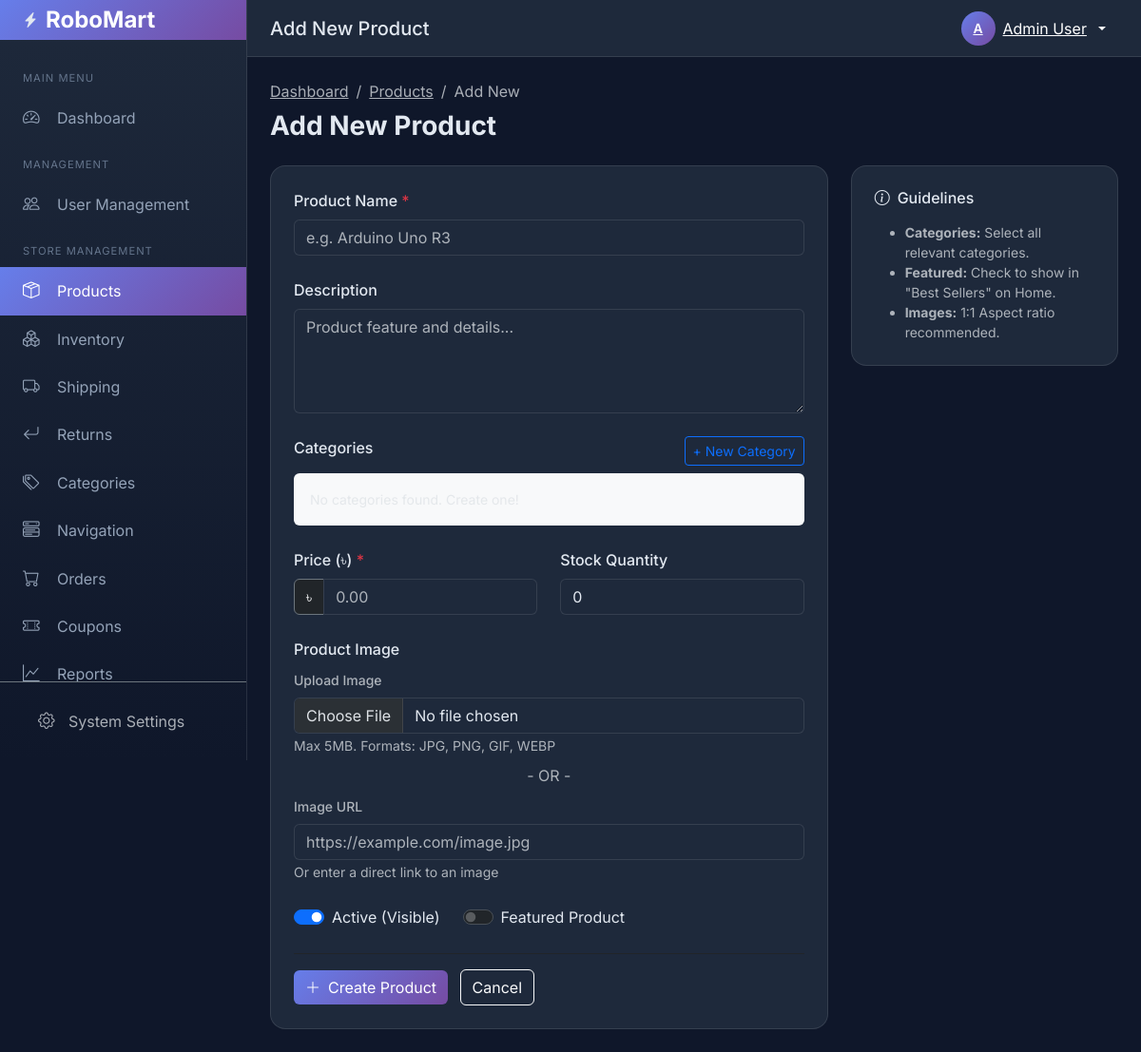
The app's page /backend/products/add.php (signed in), older data.
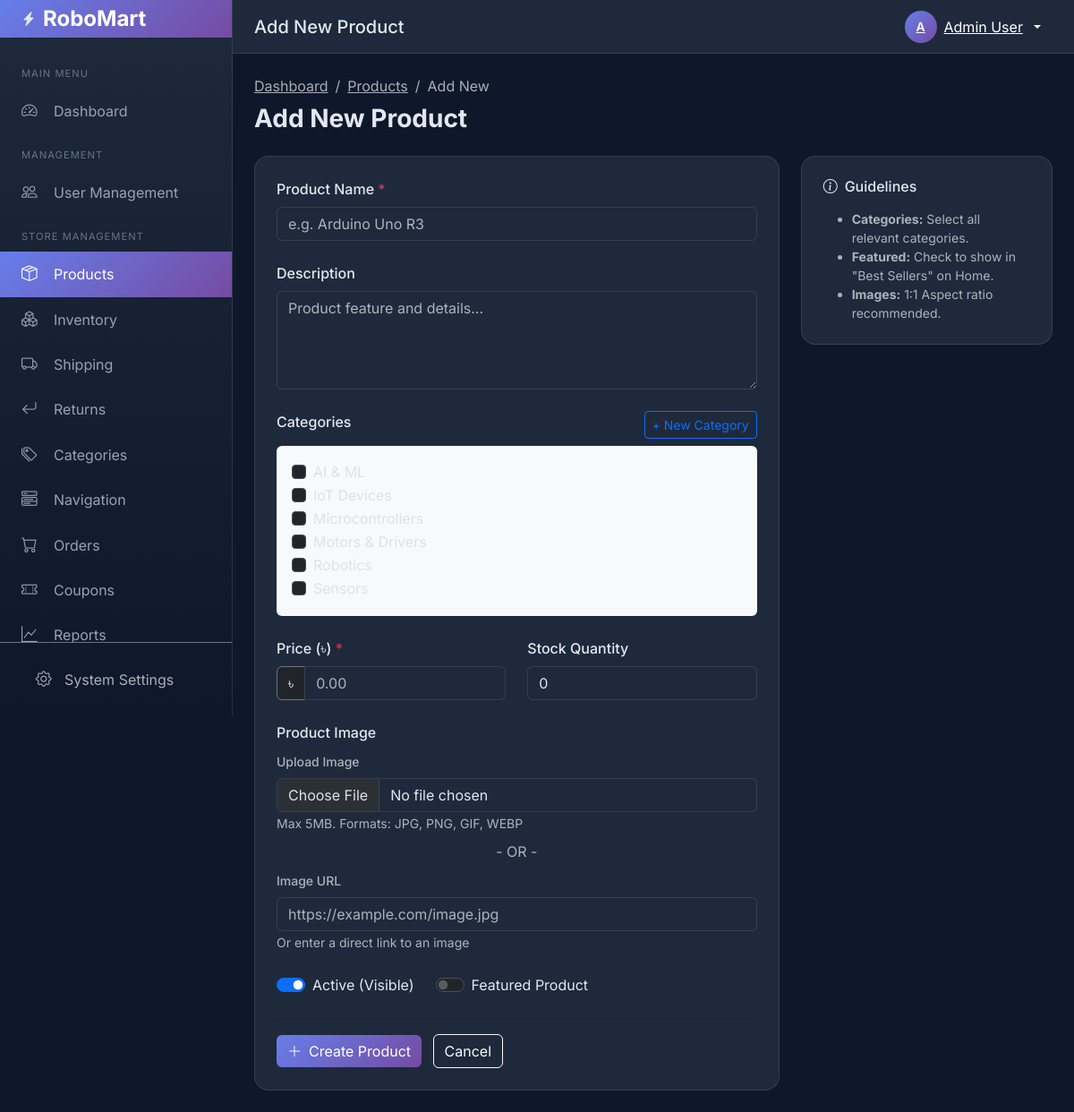
The same page, newer data.
### tables this page shows
CREATE TABLE IF NOT EXISTS categories (
    id INT AUTO_INCREMENT PRIMARY KEY,
    name VARCHAR(100) NOT NULL,
    slug VARCHAR(100) NOT NULL UNIQUE,
    description TEXT,
    show_in_nav TINYINT(1) DEFAULT 1,
    nav_order INT DEFAULT 0,
    created_at TIMESTAMP DEFAULT CURRENT_TIMESTAMP
);

### backend/products/add.php (the view, shortened to what the changed rows need)
<?php
require_once '../config.php';
$stmt = $pdo->query("SELECT * FROM categories ORDER BY name ASC");
$all_categories = $stmt->fetchAll(PDO::FETCH_ASSOC);
include '../includes/header.php';
include '../includes/sidebar.php';
?>
<div class="page-header">
    <h1 class="page-title">Add New Product</h1>
</div>
<div class="row">
    <div class="col-lg-8">
        <div class="table-container p-4">
            <form method="POST" action="" enctype="multipart/form-data">
                <div class="row g-4">
                    <div class="col-12">
                        <div class="card bg-light p-3" style="max-height: 200px; overflow-y: auto;">
                            <div id="category_list">
                                <?php if (empty($all_categories)): ?>
                                    <div class="text-muted small">No categories found. Create one!</div>
                                <?php else: ?>
                                    <?php foreach ($all_categories as $cat): ?>
                                    <div class="form-check">
                                        <input class="form-check-input" type="checkbox" name="categories[]"
                                               value="<?php echo $cat['id']; ?>" id="cat_<?php echo $cat['id']; ?>"
                                               <?php echo (isset($_POST['categories']) && in_array($cat['id'], $_POST['categories'])) ? 'checked' : ''; ?>>
                                        <label class="form-check-label" for="cat_<?php echo $cat['id']; ?>">
                                            <?php echo htmlspecialchars($cat['name']); ?>
                                        </label>
                                    </div>
                                    <?php endforeach; ?>
                                <?php endif; ?>
                            </div>
                        </div>
                    </div>
                </div>
            </form>
        </div>
    </div>
</div>
<?php include '../includes/footer.php'; ?>

Row changes from the older to the newer data that the page shows:
added categories: name "AI & ML"
added categories: name "IoT Devices"
added categories: name "Microcontrollers"
added categories: name "Motors & Drivers"
added categories: name "Robotics"
added categories: name "Sensors"
